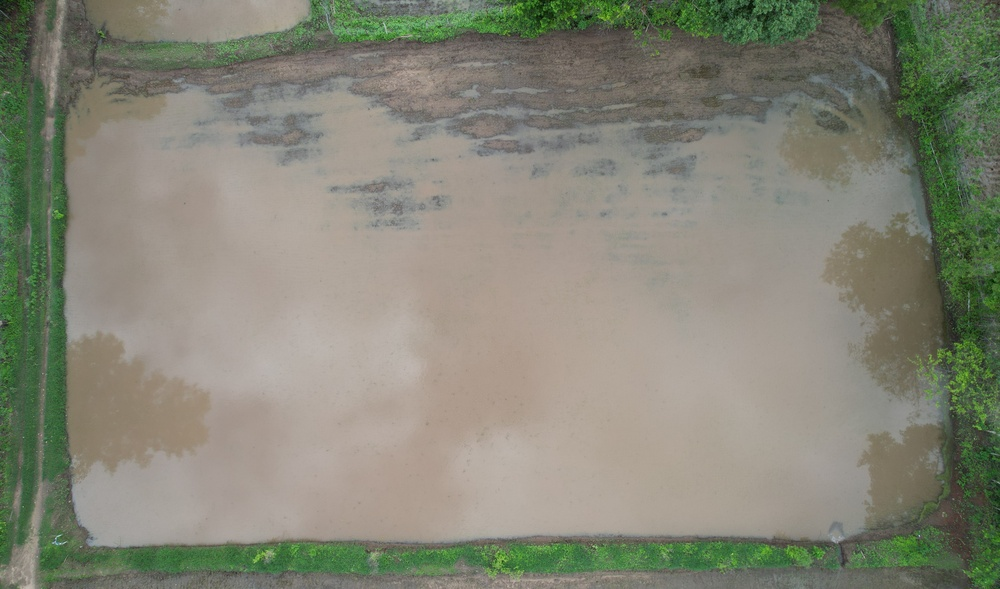
#> input picture Model/EDA_Model_03/Image_Whole_Area/02_01.JPG, 1000 x 589 px, shrunk from 5472 x 3222 before the run
$ python -i model.py   (imports and definitions only)   (older library calls are emulated)
#> lines starting #> are read from the running program, lines starting #| are printed output that depends on the picture; after the words box and inside, x2 and y2 are one past the last pixel; in counts of white or black regions, pixels touching at a corner belong together
#> further down, picture is the input picture: shape (589, 1000, 3); mean B, G, R 118.1, 133.3, 132.4
import numpy as np
import os
import cv2
# import matplotlib.pyplot as plt


def Canny_detector(img, weak_th=None, strong_th=None):
    """
    Applies Canny edge detection to the input image.

    Args:
    - img: Input image.
    - weak_th: Weak threshold for double thresholding step.
    - strong_th: Strong threshold for double thresholding step.

    Returns:
    - mag: Magnitude of gradients of edges.
    """
    # Conversion of image to grayscale
    if len(img.shape) == 3:  # Ensure input image is grayscale
        img = cv2.cvtColor(img, cv2.COLOR_BGR2GRAY)

    # Noise reduction step
    img = cv2.GaussianBlur(img, (5, 5), 1.4)

    # Calculating the gradients
    gx = cv2.Sobel(np.float32(img), cv2.CV_64F, 1, 0, 3)
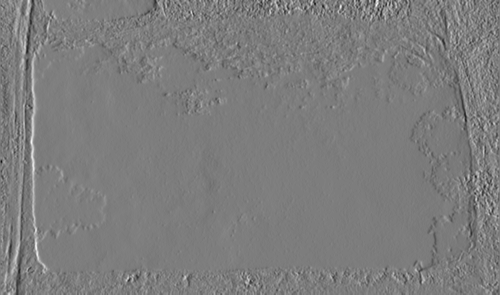
#> gx: shape (589, 1000) float64 (shown at 1/2 size); min -146, max 151, mean -0.1; drawn with min black and max white
    gy = cv2.Sobel(np.float32(img), cv2.CV_64F, 0, 1, 3)
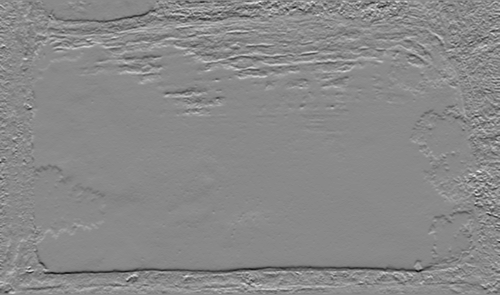
#> gy: shape (589, 1000) float64 (shown at 1/2 size); min -151, max 130, mean 0.2; drawn with min black and max white

    # Conversion of Cartesian coordinates to polar
    mag, ang = cv2.cartToPolar(gx, gy, angleInDegrees=True)
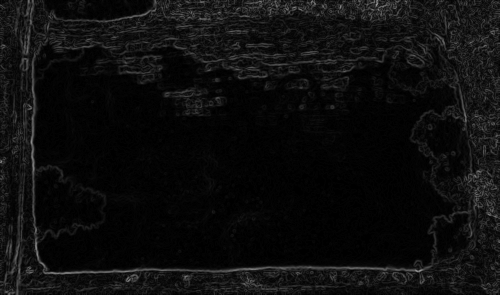
#> mag: shape (589, 1000) float64 (shown at 1/2 size); min 0, max 164.3, mean 13.5
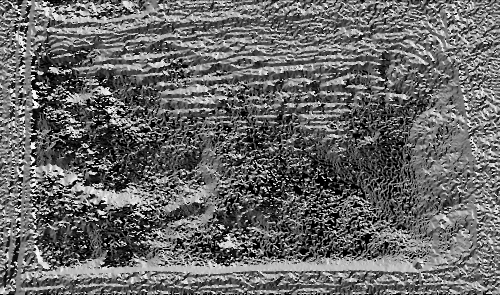
#> ang: shape (589, 1000) float64 (shown at 1/2 size); min 0, max 359.6, mean 147.6; drawn with min black and max white

    # Setting default thresholds if not provided
    mag_max = np.max(mag)
#> mag_max = 164.3
    if weak_th is None:
        weak_th = mag_max * 0.05
#> weak_th = 8.22
    if strong_th is None:
        strong_th = mag_max * 0.5
#> strong_th = 82.17

    # Double thresholding step
    weak_ids = mag < weak_th
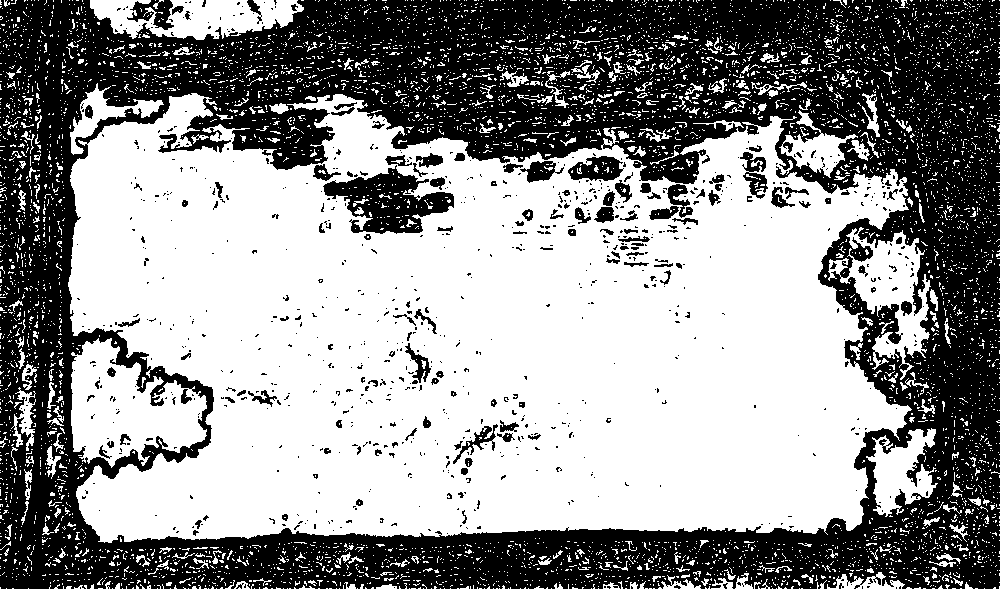
#> weak_ids: shape (589, 1000) bool; 56.6% white; 849 black regions (717 under 20 px), largest, box (x1, y1, x2, y2) and area: (0, 0, 1000, 589) 236814, (323, 165, 454, 234) 4437, (568, 156, 624, 181) 889
    strong_ids = mag > strong_th
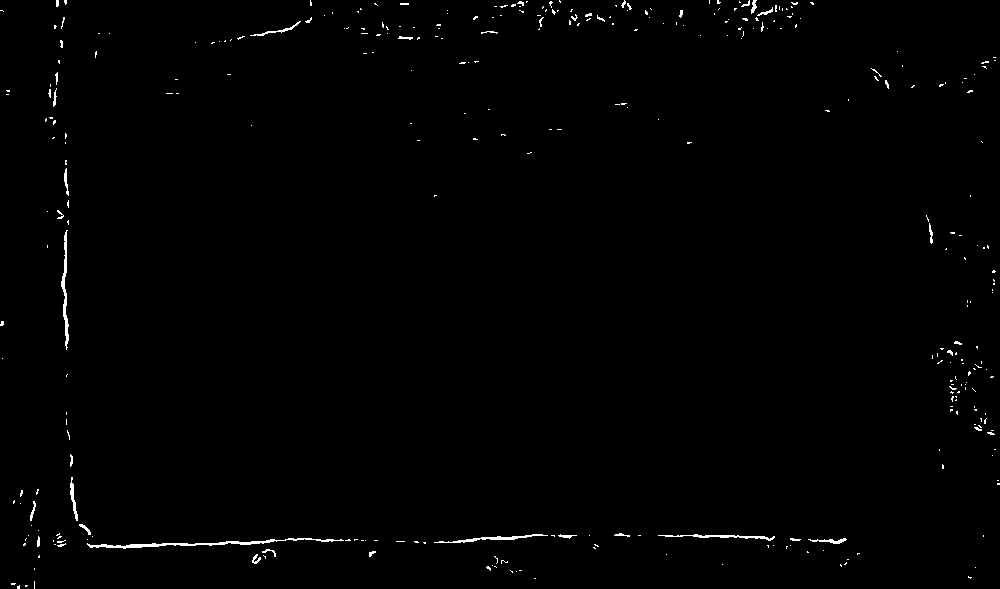
#> strong_ids: shape (589, 1000) bool; 0.73% white in thin lines or dots
    ids = np.zeros_like(img)
    ids[strong_ids] = 255  # Strong edges
    ids[np.logical_and(mag <= strong_th, mag >= weak_th)] = 50  # Weak edges

    # Non-maximum suppression step
    for i in range(1, img.shape[0] - 1):
        for j in range(1, img.shape[1] - 1):
            if ids[i, j] == 50:  # Weak edge
                if np.any(ids[i - 1:i + 2, j - 1:j + 2] == 255):
                    ids[i, j] = 255
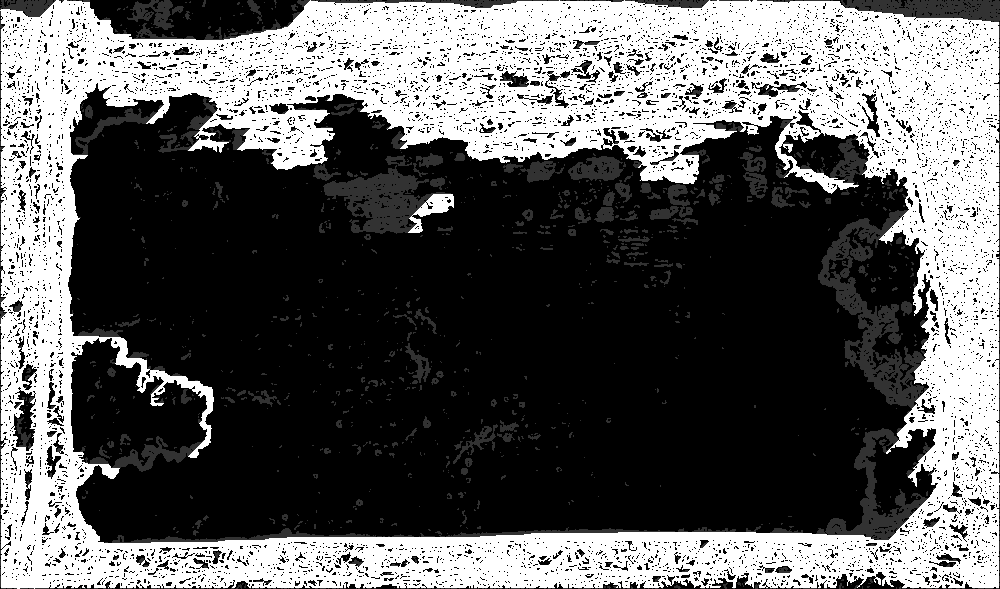
#> ids: shape (589, 1000); min 0, max 255, mean 96

    return ids

# [161 lines left out: functions Canny_detector1, calculate_area, calculate_image_area, find_edge_area, find_non_detected_edge_area, calculate_percentage_detected_edge and 1 more, not called in this run]

>>> import cv2
>>> picture = cv2.imread('../../Model/EDA_Model_03/Image_Whole_Area/02_01.JPG')
>>> result = Canny_detector(picture)

$ run again, on Model/EDA_Model_03/Image_Whole_Area/02_02.JPG
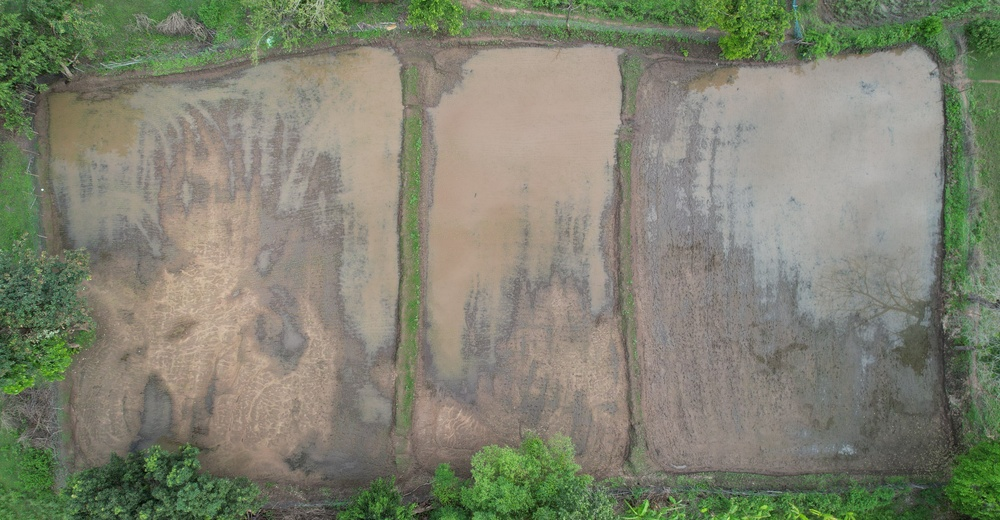
#> input picture Model/EDA_Model_03/Image_Whole_Area/02_02.JPG, 1000 x 520 px, shrunk from 5472 x 2847 before the run
#> picture is the input picture: shape (520, 1000, 3); mean B, G, R 112.6, 130.5, 127.9
#> mag_max = 224.5
#> weak_th = 11.23
#> strong_th = 112.3
#> in Canny_detector, `weak_ids = mag < weak_th`:
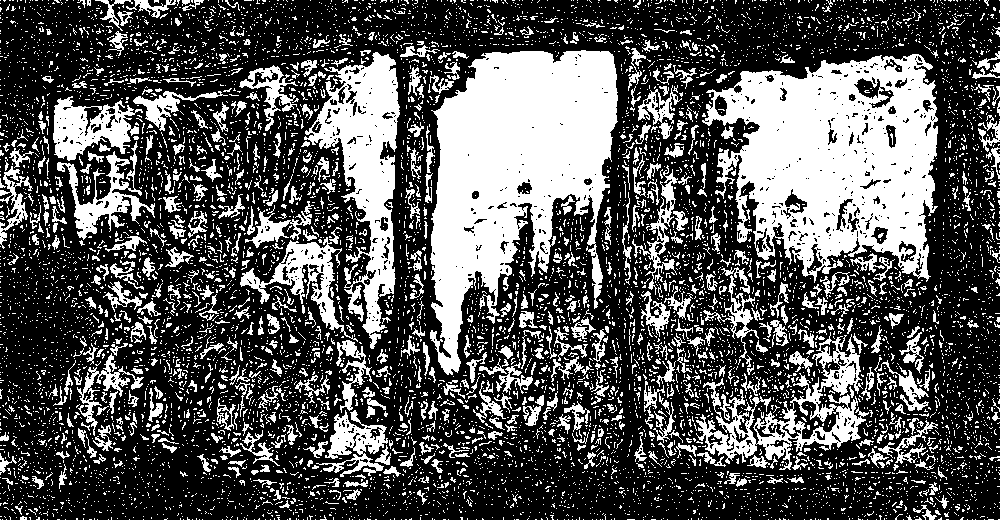
#> weak_ids: shape (520, 1000) bool; 33.5% white; 8765 white regions (8067 under 20 px), largest, box (x1, y1, x2, y2) and area: (430, 50, 618, 375) 34776, (702, 54, 938, 283) 33737, (304, 52, 400, 349) 11206
#> strong_ids: shape (520, 1000) bool; 0.49% white in thin lines or dots
#> after the loop in Canny_detector, `for i in range(1, img.shape[0] - 1):`:
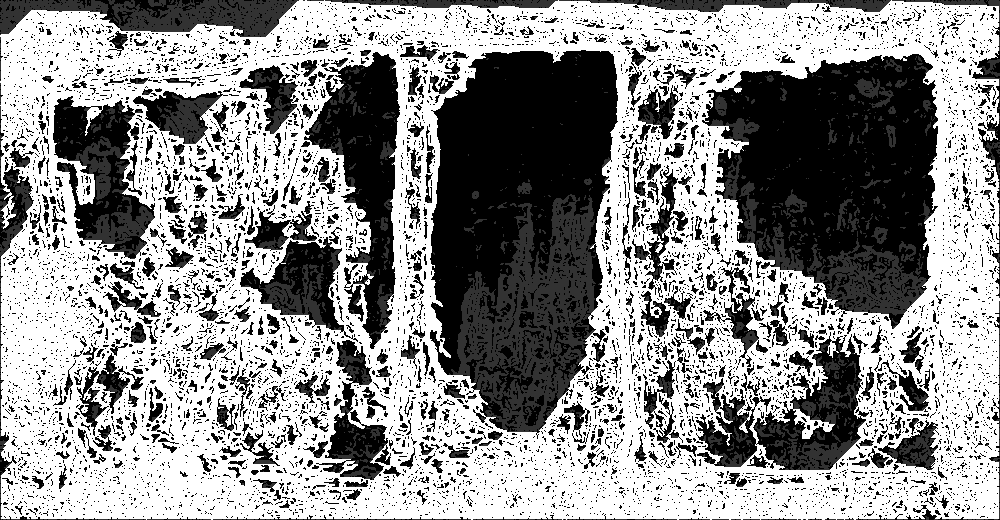
#> ids: shape (520, 1000); min 0, max 255, mean 146.1

$ run again, on Model/EDA_Model_03/Image_Whole_Area/02_03.JPG
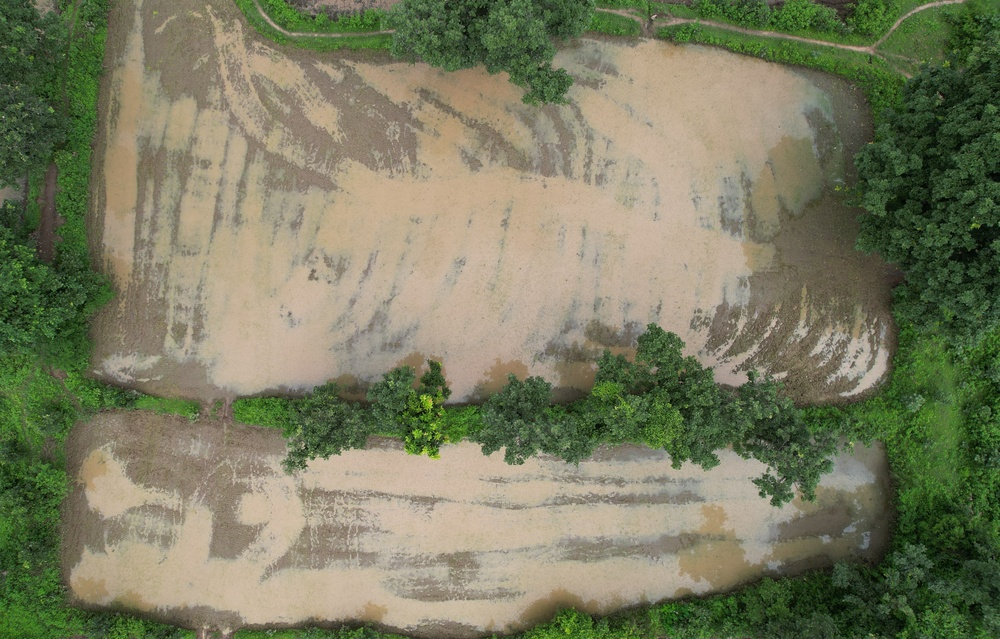
#> input picture Model/EDA_Model_03/Image_Whole_Area/02_03.JPG, 1000 x 639 px, shrunk from 4905 x 3132 before the run
#> picture is the input picture: shape (639, 1000, 3); mean B, G, R 96.3, 123.5, 121.8
#> mag_max = 242.4
#> weak_th = 12.12
#> strong_th = 121.2
#> in Canny_detector, `weak_ids = mag < weak_th`:
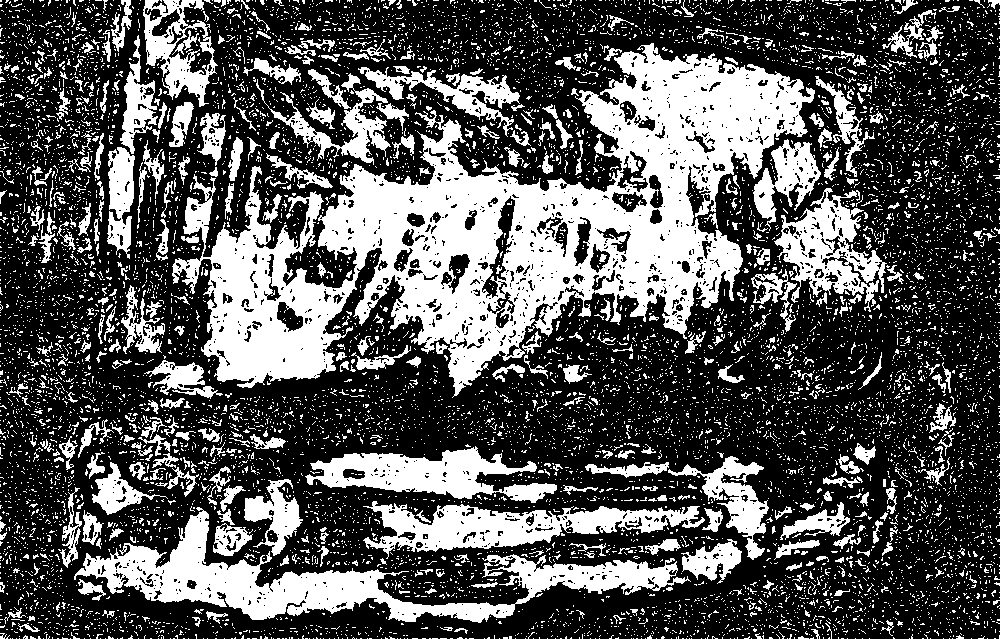
#> weak_ids: shape (639, 1000) bool; 33.7% white; 10417 white regions (9922 under 20 px), largest, box (x1, y1, x2, y2) and area: (172, 43, 815, 398) 83002, (74, 507, 691, 623) 18255, (363, 501, 705, 559) 8241
#> strong_ids: shape (639, 1000) bool; 0.75% white in thin lines or dots
#> after the loop in Canny_detector, `for i in range(1, img.shape[0] - 1):`:
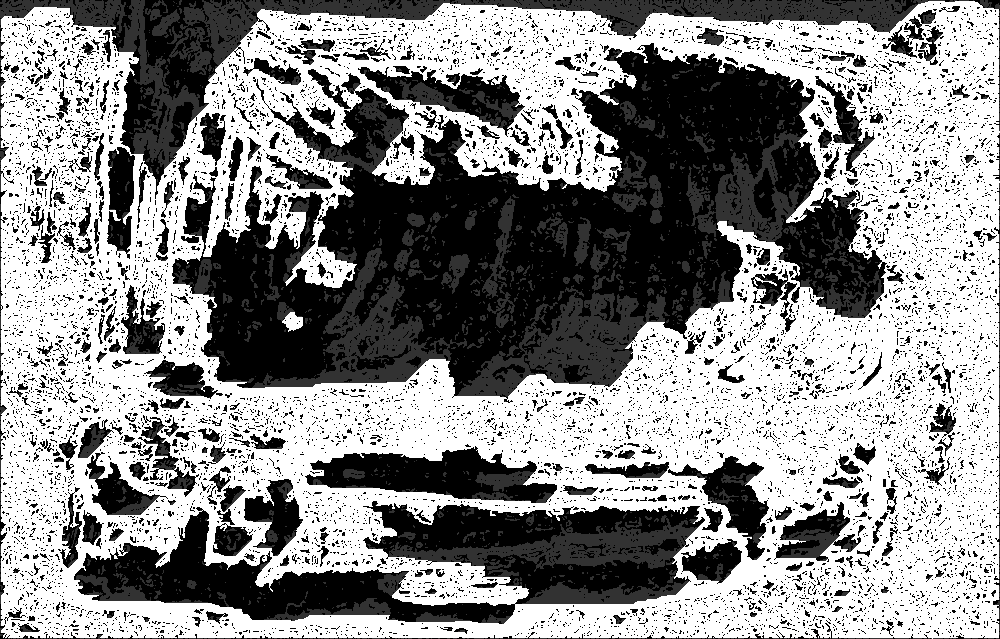
#> ids: shape (639, 1000); min 0, max 255, mean 141.8
